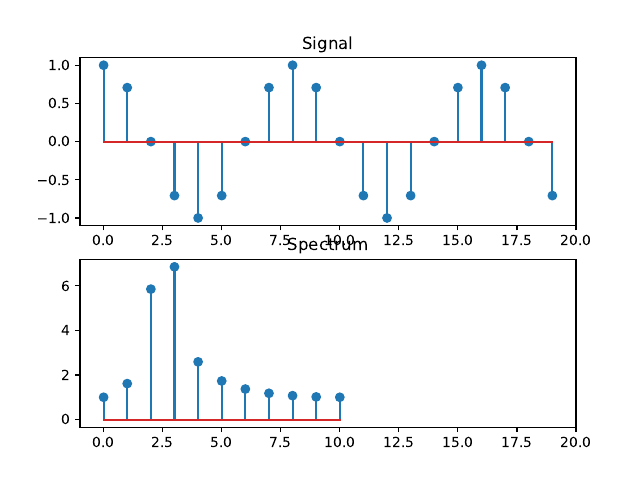

The script that saved this image:
# FFT_demo_05.py

# Real FFT

import numpy as np
from matplotlib import pyplot

N = 20
n = np.linspace(0, N-1, N)  # N points from 0 to N-1 inclusive
x = np.cos(2.5 * 2.0 * np.pi / N * n)
X = np.fft.rfft(x)
g = np.fft.irfft(X)
err = x - g                 # reconstruction error

print('max(abs(err)) = ', np.max(np.abs(err)))

fig = pyplot.figure(1)

pyplot.subplot(2, 1, 1)
pyplot.stem(n, x)
pyplot.xlim(-1, N)
pyplot.title('Signal')

k = range(len(X))

pyplot.subplot(2, 1, 2)
pyplot.stem(k, abs(X))
pyplot.xlim(-1, N)
pyplot.title('Spectrum')

fig.savefig('FFT_demo_05.pdf')
pyplot.show()

